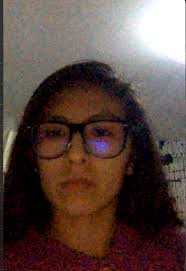
#> input picture properties/images/input/badimage.jpeg, 186 x 271 px, found by its file name; its folder holds only this picture in this run
$ python image_optimizer.py
#> lines starting #> are read from the running program, lines starting #| are printed output that depends on the picture
from PIL import Image
import os
from skimage.metrics import structural_similarity as ssim
from skimage.metrics import peak_signal_noise_ratio as psnr
from skimage import io


class ImageOptimizer:
    def __init__(self, max_size=(1920, 1080), quality=85):
        """
        Initialize the ImageOptimizer with parameters for image optimization.

        Parameters:
        - max_size: tuple, maximum width and height of the image
        - quality: int, quality of the output image (1-100, where 100 is best quality)
        """
        self.max_size = max_size
        self.quality = quality

    def optimize_image(self, input_path, output_path):
        """
        Optimize a single image and save it to the output path.

        Parameters:
        - input_path: str, path to the input image file
        - output_path: str, path to save the optimized image
        """
        with Image.open(input_path) as img:
            # Convert to RGB (required for JPEG)
#> img is the input picture: PIL image 186x271 RGB; mean R, G, B 90.9, 72.1, 66.1
            if img.mode != 'RGB':
                img = img.convert('RGB')

            # Resize image if larger than max_size
            img.thumbnail(self.max_size, Image.LANCZOS)

            # Save image with optimization
            img.save(
                output_path, format='JPEG',
                quality=self.quality, optimize=True
            )

            print(f"Image optimized and saved to {output_path}")

    def batch_optimize_images(self, input_dir, output_dir):
        """
        Optimize all images in a directory.

        Parameters:
        - input_dir: str, path to the directory with images to optimize
        - output_dir: str, path to the directory where
          optimized images will be saved
        """
        if not os.path.exists(output_dir):
            os.makedirs(output_dir)

        for filename in os.listdir(input_dir):
            if filename.lower().endswith(
                ('.png', '.jpg', '.jpeg', '.bmp', '.gif')
            ):
                input_path = os.path.join(input_dir, filename)
                output_path = os.path.join(output_dir, filename)
                self.optimize_image(input_path, output_path)

    def compare_images(self, image_path1, image_path2):
        # Load the images
        image1 = io.imread(image_path1, as_gray=True)  # Load as grayscale
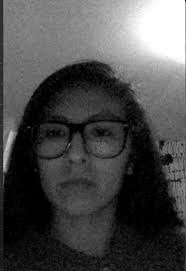
#> image1: shape (271, 186) float64; min 0, max 1, mean 0.297
        image2 = io.imread(image_path2, as_gray=True)  # Load as grayscale
#> image2: shape (271, 186) float64; min 0, max 1, mean 0.297

        # Ensure both images have the same dimensions
        if image1.shape != image2.shape:
            raise ValueError(
                "Images must have the same dimensions for comparison."
            )

        # Compute SSIM
        ssim_value, _ = ssim(image1, image2, full=True)
#> ssim_value = 0.998

        # Compute PSNR
        psnr_value = psnr(image1, image2)
#> psnr_value = 48.78

        return {
            'SSIM': ssim_value,
            'PSNR': psnr_value
        }


# Example usage
if __name__ == "__main__":
    optimizer = ImageOptimizer(max_size=(1920, 1080), quality=85)
    input_directory = (
        "/home/ramses/Desktop/LaLougeBackend"
        "/LaLouge/properties/images/input"
    )
    output_directory = (
        "/home/ramses/Desktop/LaLougeBackend"
        "/LaLouge/properties/images/output"
    )
    optimizer.batch_optimize_images(
        input_directory, output_directory
    )
    optimizer.compare_images(
        (
            "/home/ramses/Desktop/LaLougeBackend/LaLouge"
            "/properties/images/input/badimage.jpeg"
        ),
        (
            "/home/ramses/Desktop/LaLougeBackend/LaLouge"
            "/properties/images/output/badimage.jpeg"
        )
    )
